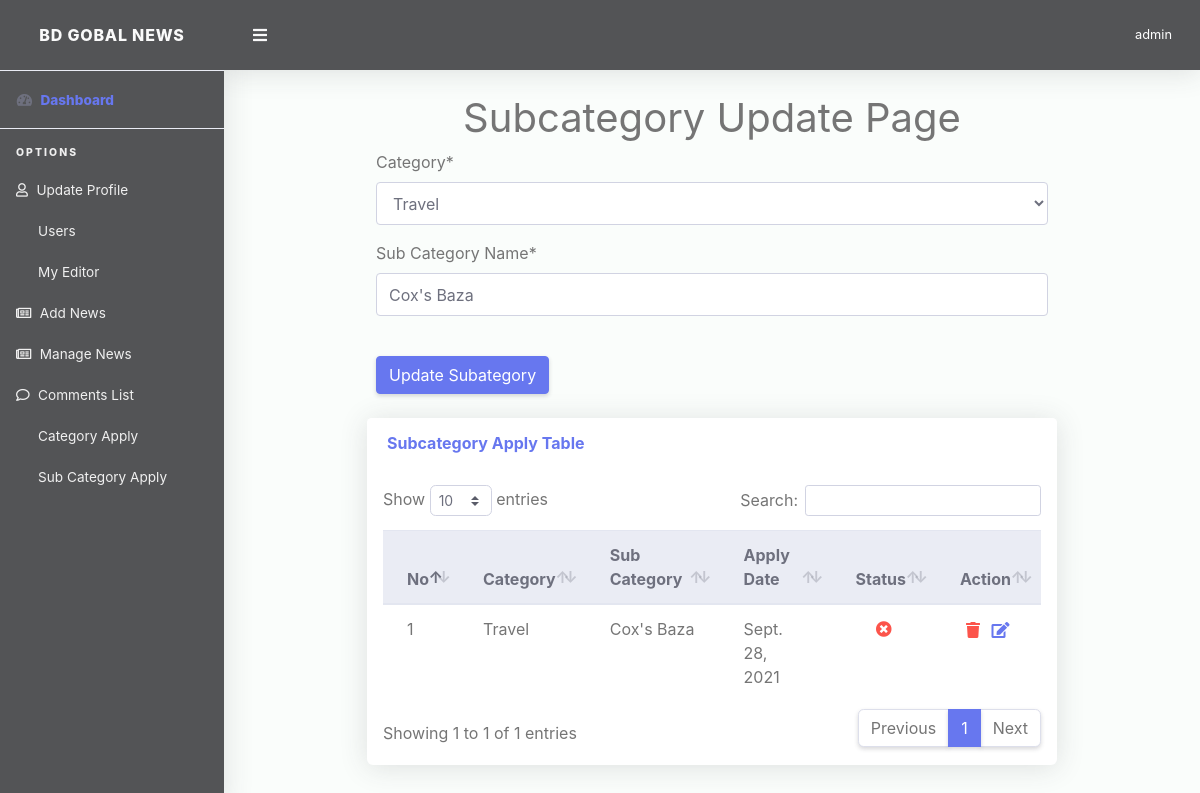
Screenshot of /author/subcategory-update/1 (signed in) with the database file from the repository.
### App_News/models.py (models this page shows, shortened)
class Subcategoryapply(models.Model):
    user = models.ForeignKey(User, on_delete=models.CASCADE)
    category = models.ForeignKey(Category, on_delete=models.CASCADE)
    name = models.CharField(max_length=100)
    status = models.BooleanField(default=False)
    timestamp = models.DateTimeField(auto_now=True, auto_now_add=False)

class Category(models.Model):
    name = models.CharField(max_length=100)
    is_nav = models.BooleanField(default=False)
    def __str__(self):
        return self.name

### App_Author/views.py (the view)
# urls.py: path('subcategory-update/<int:id>', views.SubcategoryApplyUpdate, name='subcategory_apply_update'),
@login_required(login_url='App_Accounts:login')
def SubcategoryApplyUpdate(request, id):
    subcategory_app = Subcategoryapply.objects.get(user=request.user, id=id)
    if request.method == "POST":
        form = SubcategoryApplyForm(request.POST or None, instance=subcategory_app)
        if form.is_valid():
            form.save()
            messages.success(request, "Application Update Successfully", extra_tags="update_subcategory")
            return redirect('App_Author:subcategory_apply')
    else:
        form = SubcategoryApplyForm(instance=subcategory_app)
    context = {
        'form': form,
        'subcategory_app': subcategory_app,
        'apply_subcategory': Subcategoryapply.objects.filter(user=request.user)
    }
    return render(request, 'App_Author/update_for_subcategory.html', context)

### App_Author/forms.py
class SubcategoryApplyForm(forms.ModelForm):
    name=forms.CharField(label="Sub Category Name")
    class Meta:
        model = Subcategoryapply
        fields = ['category', 'name',]

### templates/App_Author/update_for_subcategory.html (shortened to what this page needs)
{% extends 'App_Author/base.html' %}
{% load static %}
{% load crispy_forms_tags %}
{% block content %}
<h1 class="text-center">Subcategory Update Page</h1>
<div class="container">
    <form class="form col-md-9 m-o m-auto" method="post" action="{% url 'App_Author:subcategory_apply_update' subcategory_app.id %}">
         {{ form |crispy}}
        <input class="btn btn-primary my-4" type="submit" value="Update Subategory">
    </form>
    <div class="row mb-3">
          <div class="col-lg-9 m-0 m-auto">
              <div class="card mb-4">
                <div class="card-header py-3 d-flex flex-row align-items-center justify-content-between">
                  <h6 class="m-0 font-weight-bold text-primary">Subcategory Apply Table</h6>
                </div>
               <div class="table-responsive p-3">
                  <table class="table align-items-center table-flush table-hover" id="dataTableHover">
                    <thead class="thead-light">
                      <tr>
                        <th>No</th>
                        <th>Category</th>
                        <th>Sub Category</th>
                        <th>Apply Date</th>
                        <th>Status</th>
                        <th>Action</th>
                      </tr>
                    </thead>
                    <tbody>
                    {% for g in apply_subcategory %}
                      <tr>
                        <td>{{ forloop.counter }}</td>
                        <td>{{ g.category }}</td>
                        <td>{{ g.name }}</td>
                         <td>{{g.timestamp|date }}</td>
                        {% if g.status == True %}
                        <td class="text-center"><i class="fas fa-check-circle text-success"></i></td>
                        {% else %}
                        <td class="text-center"><i class="fas fa-times-circle text-danger"></i></td>
                        {% endif %}
                        <td>
                            <button style="border: none;background: no-repeat;outline: none;" data-toggle="modal" value="{{ g.id }}" data-target="#subcat_deletec">
                                <i class="fa fa-trash text-danger"></i></button>
                            <a href="{% url 'App_Author:subcategory_apply_update' g.id %}"><i class="text-primary fas fa-fw fa-edit" style="color: #801d3b;"></i></a>
                        </td>
                      </tr>
                     {% endfor %}
                    </tbody>
                  </table>
                </div>
              </div>
            </div>
          </div>
</div>
{% endblock %}

### templates/App_Author/base.html (shortened to what this page needs)
<!DOCTYPE html>
<html lang="en">
{% load static %}
<head>
  <link href="{% static 'superadmin/vendor/fontawesome-free/css/all.min.css' %}" rel="stylesheet" type="text/css">
  <link href="{% static 'superadmin/vendor/bootstrap/css/bootstrap.min.css' %}" rel="stylesheet" type="text/css">
  <link href="{% static 'superadmin/css/ruang-admin.min.css' %}" rel="stylesheet">
  <link href="{% static 'superadmin/vendor/datatables/dataTables.bootstrap4.min.css' %}" rel="stylesheet">
    <link href="{% static 'superadmin/vendor/select2/dist/css/select2.min.css' %}" rel="stylesheet" type="text/css">
<link rel="stylesheet" href="https://pro.fontawesome.com/releases/v5.10.0/css/all.css"/>
</head>
<body id="page-top">
  <div id="wrapper">
    <ul class="navbar-nav sidebar sidebar-light accordion" id="accordionSidebar">
      <a class="sidebar-brand d-flex align-items-center justify-content-center" href="{% url 'App_News:index' %}">
        <div class="sidebar-brand-icon">
            BD GOBAL NEWS
        </div>
      </a>
      <hr class="sidebar-divider my-0">
      <li class="nav-item active">
        <a class="nav-link" href="{% url 'App_Author:author_dashboard' %}">
          <i class="fas fa-fw fa-tachometer-alt"></i>
          <span class="text-primary">Dashboard</span></a>
      </li>
      <hr class="sidebar-divider">
      <div class="sidebar-heading">
       Options
      </div>
	  {% include 'App_Author/author_sidebar_option.html' %}
    </ul>
    <div id="content-wrapper" class="d-flex flex-column">
      <div id="content">
        <nav class="navbar navbar-expand navbar-light bg-navbar topbar mb-4 static-top">
          <button id="sidebarToggleTop" class="btn btn-link rounded-circle mr-3">
            <i class="fa fa-bars"></i>
          </button>
            <ul class="navbar-nav ml-auto">
            <li class="nav-item dropdown no-arrow">
              <a class="nav-link dropdown-toggle" href="#" id="userDropdown" role="button" data-toggle="dropdown"
                aria-haspopup="true" aria-expanded="false">
                <span class="ml-2 d-none d-lg-inline text-white small">{{ request.user }}</span>
              </a>
            </li>
          </ul>
        </nav>
       {% block content %}
       {% endblock %}
      </div>
    </div>
  </div>
</body>
</html>

### templates/App_Author/base.html (style rules this page uses)
.sidebar-light .sidebar-brand { color: #fafafa; background-color: #535456; }
.bg-navbar { color: #fafafa; background-color: #535456 }
.sidebar { color: #fafafa; background-color:#535456 !important; }
.sidebar-light .sidebar-heading { color: #f0f0f0; }
.sidebar-light .nav-item .nav-link { color: #f0f0f0; }
.sidebar-light .nav-item .nav-link i { color: #f0f0f0; }

### rows the page displays
Subcategoryapply: category "Travel", name "Cox's Baza", timestamp "Sept. 28, 2021", status False (drawn)
Category: name "Cox's Baza"

### other values shown
{{ request.user }} "admin"
